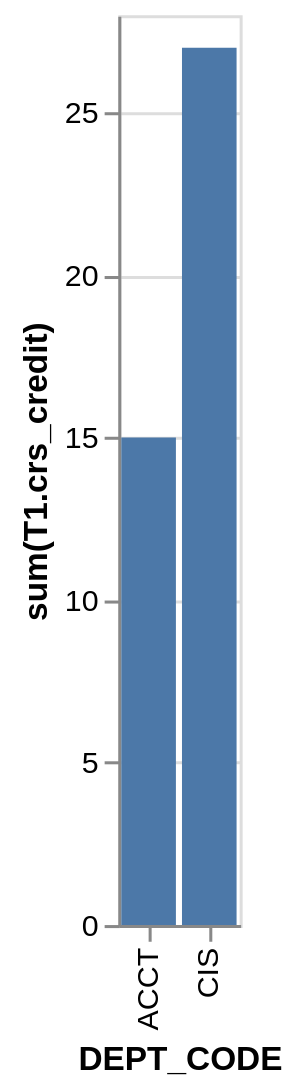

The specification (Vega-Lite) saved for this image:
### Vega-Lite specification from a JSON file in a GitHub repository (floating-point values rounded to 4 significant figures)
{"data": {"values": [{"x_data": "ACCT", "y_data": 15}, {"x_data": "CIS", "y_data": 27}]}, "mark": "bar", "encoding": {"x": {"field": "x_data", "type": "nominal", "title": "DEPT_CODE", "sort": {"op": "sum", "field": "y_data", "order": "ascending"}}, "y": {"field": "y_data", "type": "quantitative", "title": "sum(T1.crs_credit)"}}}
